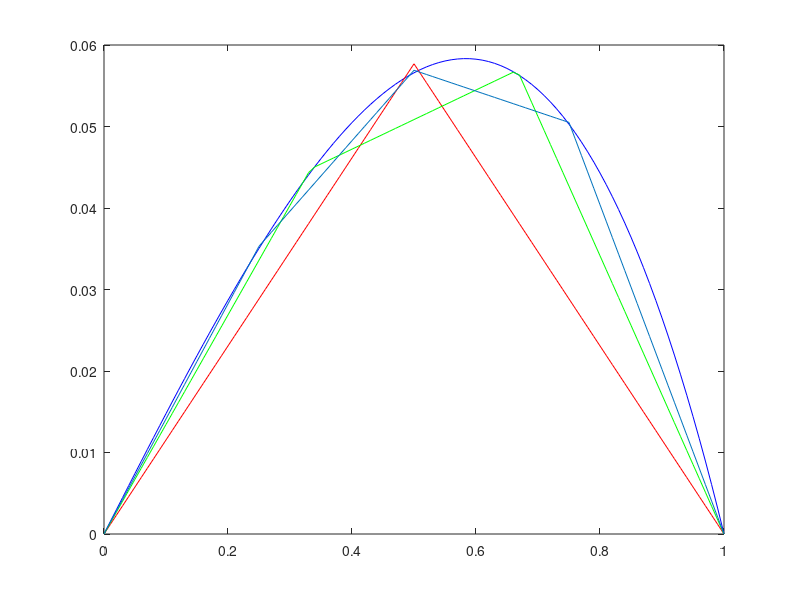

MATLAB code for this plot:
%{
%2 elemanli SEY
syms x
%u= (x>=0);
%v=u(x-a)-u(x-b);

phi1=(1-2*x)*(heaviside(x)-heaviside(x-0.5));
phi2=2*x*(heaviside(x)-heaviside(x-0.5))+(2-2*x)*(heaviside(x-0.5)-heaviside(x-1));
phi3=(2*x-1)*(heaviside(x-0.5)-heaviside(x-1));
phi={phi1,phi2,phi3};

dphi1=diff(phi1);
dphi2=diff(phi2);
dphi3=diff(phi3);
dphi={dphi1,dphi2,dphi3};

%phi{1:3}=matlabFunction(phi{1:3});
%dphi{1:3}=matlabFunction(dphi{1:3});

K=zeros(3,3);


for i=1:3
    for j=1:3
        K(i,j)=int(phi{i}*phi{j}+dphi{i}*dphi{j}, 0, 1);
    end
end

x1=linspace(0,1,51);

u=@(x) x-sinh(x)/sinh(1);
%elle cozulen problemden uh(x)=3/52*phi2 bulundu
u1=u(x1);
numphi=matlabFunction(dphi2);
uh1=3/52*numphi(x1);


plot(x1,u1,'b-', x1, uh1, 'r-');
%}

u=@(x) x-sinh(x)/sinh(1);
uh1=@(x) 3/26*(x.*(x>=0 & x<0.5)+(1-x).*(x>=0.5 & x<=1));
uh2=@(x) 0.0448*3*x.*(x>=0 & x<1/3) + ...
    (0.0448*(-3*x+2)+0.0569*(3*x-1)).*(x>=1/3 & x<2/3) + ...
    0.0569*(-3*x+3).*(x>=2/3 & x<=1);

uh3=@(x) 0.1412*x.*(x>=0 & x<0.25) +...
    (0.0864*x+0.0137).*(x>=0.25 & x<0.5)+...
    (-0.0256*x+0.0697).*(x>=0.5 & x<0.75)+...
    (-0.202*x+0.202).*(x>=0.75 & x<=1);


x=linspace(0,1,101);

plot(x,u(x), 'b-', x, uh1(x), 'r-', x, uh2(x), 'g-', x,uh3(x));
